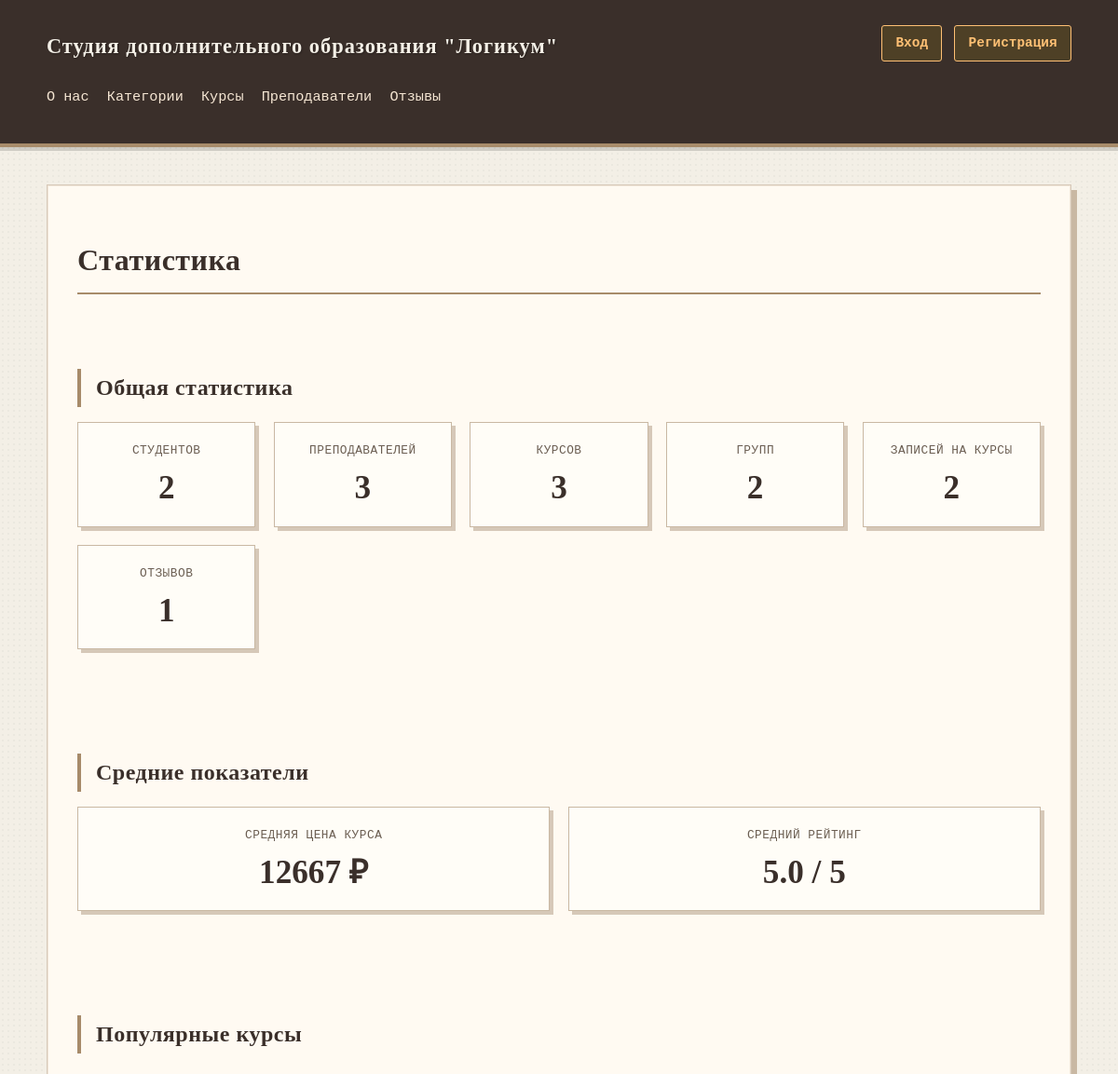
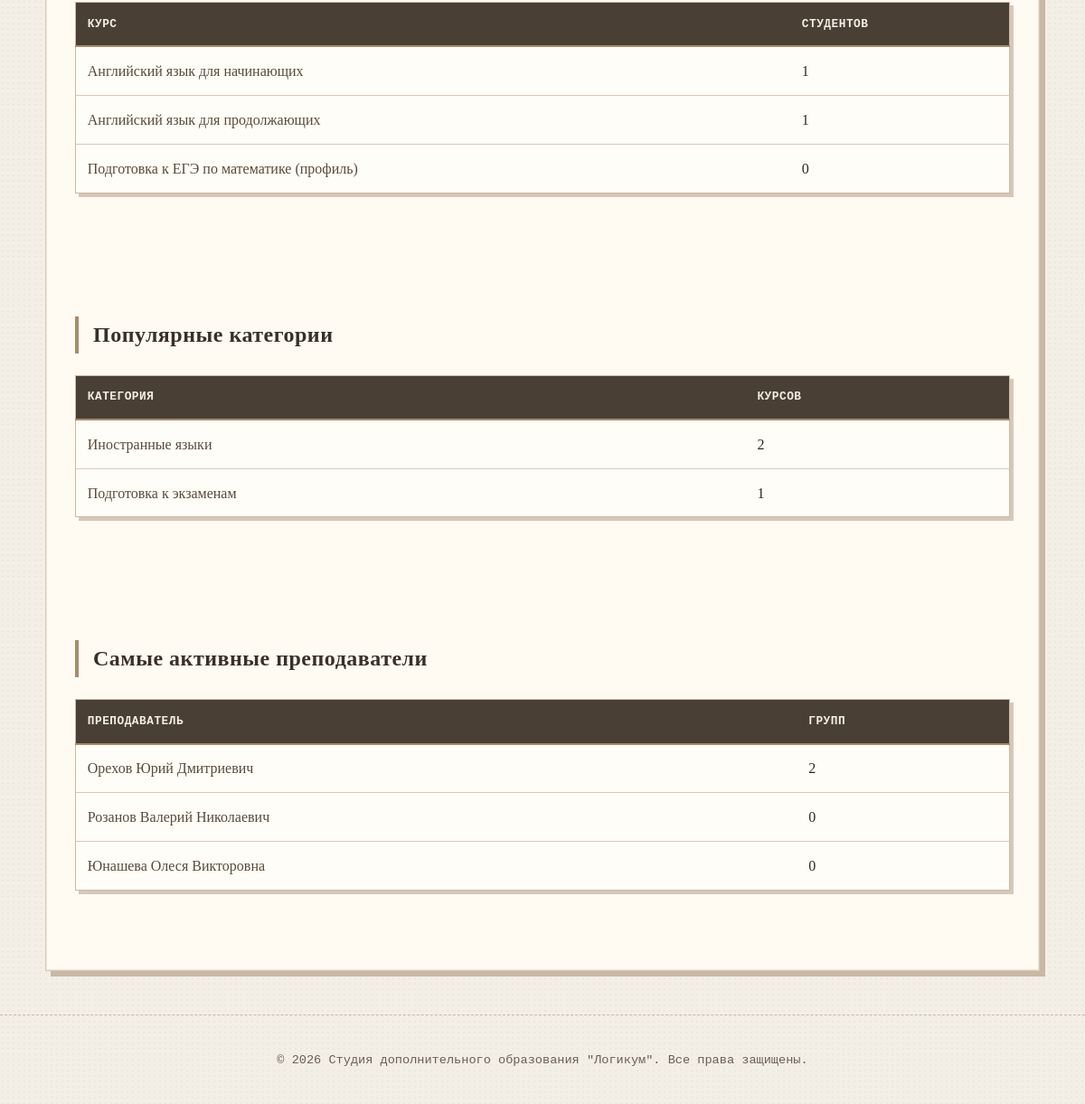
The page /education/statistics/ on the database its author committed (2 pictures, top to bottom).
### education/models.py (models this page shows, shortened)
class Course(models.Model):
    class Status(models.IntegerChoices):
        DRAFT = 0, 'Черновик'
        PUBLISHED = 1, 'Опубликован'
    category = models.ForeignKey(
        Category,
        on_delete=models.SET_NULL,
        null=True,
        related_name='courses',
        verbose_name="Категория"
    )
    title = models.CharField(max_length=100, verbose_name="Название")
    slug = models.SlugField(max_length=100, unique=True, db_index=True, verbose_name="URL")
    description = models.TextField(verbose_name="Краткое описание")
    full_description = models.TextField(blank=True, verbose_name="Полное описание")
    duration_hours = models.IntegerField(verbose_name="Длительность (часы)")
    price = models.DecimalField(max_digits=10, decimal_places=2, verbose_name="Стоимость")
    status = models.IntegerField(
        choices=Status.choices,
        default=Status.DRAFT,
        verbose_name="Статус"
    )
    time_create = models.DateTimeField(auto_now_add=True, verbose_name="Дата создания")
    time_update = models.DateTimeField(auto_now=True, verbose_name="Дата изменения")
    class Meta:
        db_table = 'courses'
        verbose_name = 'Курс'
        verbose_name_plural = 'Курсы'
        ordering = ['-time_create']
    def get_absolute_url(self):
        return reverse('course-detail-slug', kwargs={'course_slug': self.slug})

class Category(models.Model):
    name = models.CharField(max_length=100, verbose_name="Название категории", unique=True)
    slug = models.SlugField(max_length=100, unique=True, db_index=True, verbose_name="URL")
    description = models.TextField(blank=True, verbose_name="Описание категории")
    class Meta:
        db_table = 'categories'
        verbose_name = 'Категория'
        verbose_name_plural = 'Категории'
        ordering = ['name']
    def get_absolute_url(self):
        return reverse('category-detail', kwargs={'cat_slug': self.slug})

class Teacher(models.Model):
    user = models.OneToOneField(
        User,
        on_delete=models.CASCADE,
        null=True,
        blank=True,
        related_name='teacher_profile',
        verbose_name="Пользователь"
    )
    first_name = models.CharField(max_length=50, verbose_name="Имя")
    last_name = models.CharField(max_length=50, verbose_name="Фамилия")
    middle_name = models.CharField(max_length=50, blank=True, verbose_name="Отчество")
    specialization = models.CharField(max_length=100, verbose_name="Специализация")
    phone = models.CharField(max_length=20, verbose_name="Телефон")
    email = models.EmailField(max_length=100, blank=True, verbose_name="Email")
    bio = models.TextField(blank=True, verbose_name="Биография")
    photo = models.ImageField(
        upload_to='teachers/%Y/%m/',
        blank=True,
        null=True,
        verbose_name="Фото",
        validators=[
            FileExtensionValidator(allowed_extensions=['jpg', 'jpeg', 'png', 'gif']),
            validate_image_size
        ],
        help_text="Поддерживаются форматы: JPG, PNG, GIF. Максимальный размер: 5 МБ"
    )
    is_active = models.BooleanField(default=True, verbose_name="Активен")
    class Meta:
        db_table = 'teachers'
        verbose_name = 'Преподаватель'
        verbose_name_plural = 'Преподаватели'
        ordering = ['last_name', 'first_name']
    def get_full_name(self):
        parts = [self.last_name, self.first_name]
        if self.middle_name:
            parts.append(self.middle_name)
        return ' '.join(parts)

### education/views.py (the view)
# urls.py: path('statistics/', views.statistics, name='statistics'),
def statistics(request):
    stats = {
        'total_students': Student.objects.count(),
        'total_teachers': Teacher.objects.filter(is_active=True).count(),
        'total_courses': Course.published.count(),
        'total_groups': Group.objects.filter(is_active=True).count(),
        'total_enrollments': Enrollment.objects.filter(is_active=True).count(),
        'avg_course_price': Course.published.aggregate(avg=Avg('price'))['avg'],
        'total_reviews': Review.objects.filter(is_approved=True).count(),
        'avg_rating': Review.objects.filter(is_approved=True).aggregate(avg=Avg('rating'))['avg'],
    }
    popular_courses = Course.published.annotate(
        student_count=Count('groups__enrollments')
    ).order_by('-student_count')[:5]
    popular_categories = Category.objects.annotate(
        course_count=Count('courses', filter=Q(courses__status=Course.Status.PUBLISHED))
    ).order_by('-course_count')[:5]
    active_teachers = Teacher.objects.filter(is_active=True).annotate(
        group_count=Count('groups', filter=Q(groups__is_active=True))
    ).order_by('-group_count')[:5]
    data = {
        'title': 'Статистика',
        'stats': stats,
        'popular_courses': popular_courses,
        'popular_categories': popular_categories,
        'active_teachers': active_teachers,
    }
    return render(request, 'education/statistics.html', data)

### education/context_processors.py (called while the page is built, shortened)
def user_groups(request):
    if request.user.is_authenticated:
        groups = list(request.user.groups.values_list('name', flat=True))
        return {'user_groups': groups}
    return {'user_groups': []}

def user_permissions(request):
    context = {
        'user_groups': [],
        'is_admin': False,
        'is_teacher': False,
        'is_student': False,
        'is_marketer': False,
    }
    return context

### education/models.py (called while the page is built)
    def get_queryset(self):
        return super().get_queryset().filter(status=Course.Status.PUBLISHED)

### education/templates/education/statistics.html (shortened to what this page needs)
{% extends 'base.html' %}
{% block content %}
    <h1>{{ title }}</h1>
    <div class="statistics-dashboard">
        <div class="stats-section">
            <h2>Общая статистика</h2>
            <div class="stats-grid">
                <div class="stat-card">
                    <span class="stat-label">Студентов</span>
                    <span class="stat-value">{{ stats.total_students }}</span>
                </div>
                <div class="stat-card">
                    <span class="stat-label">Преподавателей</span>
                    <span class="stat-value">{{ stats.total_teachers }}</span>
                </div>
                <div class="stat-card">
                    <span class="stat-label">Курсов</span>
                    <span class="stat-value">{{ stats.total_courses }}</span>
                </div>
                <div class="stat-card">
                    <span class="stat-label">Групп</span>
                    <span class="stat-value">{{ stats.total_groups }}</span>
                </div>
                <div class="stat-card">
                    <span class="stat-label">Записей на курсы</span>
                    <span class="stat-value">{{ stats.total_enrollments }}</span>
                </div>
                <div class="stat-card">
                    <span class="stat-label">Отзывов</span>
                    <span class="stat-value">{{ stats.total_reviews }}</span>
                </div>
            </div>
        </div>
        <div class="stats-section">
            <h2>Средние показатели</h2>
            <div class="stats-grid">
                <div class="stat-card">
                    <span class="stat-label">Средняя цена курса</span>
                    <span class="stat-value">{{ stats.avg_course_price|floatformat:0 }} ₽</span>
                </div>
                <div class="stat-card">
                    <span class="stat-label">Средний рейтинг</span>
                    <span class="stat-value">{{ stats.avg_rating|floatformat:1 }} / 5</span>
                </div>
            </div>
        </div>
        {% if popular_courses %}
        <div class="stats-section">
            <h2>Популярные курсы</h2>
            <table class="stats-table">
                <thead>
                    <tr>
                        <th>Курс</th>
                        <th>Студентов</th>
                    </tr>
                </thead>
                <tbody>
                    {% for course in popular_courses %}
                    <tr>
                        <td><a href="{{ course.get_absolute_url }}">{{ course.title }}</a></td>
                        <td>{{ course.student_count }}</td>
                    </tr>
                    {% endfor %}
                </tbody>
            </table>
        </div>
        {% endif %}
        {% if popular_categories %}
        <div class="stats-section">
            <h2>Популярные категории</h2>
            <table class="stats-table">
                <thead>
                    <tr>
                        <th>Категория</th>
                        <th>Курсов</th>
                    </tr>
                </thead>
                <tbody>
                    {% for category in popular_categories %}
                    <tr>
                        <td><a href="{{ category.get_absolute_url }}">{{ category.name }}</a></td>
                        <td>{{ category.course_count }}</td>
                    </tr>
                    {% endfor %}
                </tbody>
            </table>
        </div>
        {% endif %}
        {% if active_teachers %}
        <div class="stats-section">
            <h2>Самые активные преподаватели</h2>
            <table class="stats-table">
                <thead>
                    <tr>
                        <th>Преподаватель</th>
                        <th>Групп</th>
                    </tr>
                </thead>
                <tbody>
                    {% for teacher in active_teachers %}
                    <tr>
                        <td><a href="{% url 'teacher-detail' teacher.id %}">{{ teacher.get_full_name }}</a></td>
                        <td>{{ teacher.group_count }}</td>
                    </tr>
                    {% endfor %}
                </tbody>
            </table>
        </div>
        {% endif %}
    </div>
{% endblock %}

### education/static/education/css/styles.css (style rules this page uses)
body { font-family: "Georgia", "Times New Roman", serif; line-height: 1.7; margin: 0; padding: 0; background-color: #f3efe6; color: #2f2a24; background-image: radial-gradient(rgba(0,0,0,0.03) 1px, transparent 1px); background-size: 6px 6px; }
h1, h2, h3, h4, h5, h6 { font-family: "Georgia", "Times New Roman", serif; font-weight: 600; color: #3a2f2a; letter-spacing: 0.5px; }
h1 { border-bottom: 2px solid #a78b6a; padding-bottom: 0.5rem; margin-bottom: 1.5rem; }
h2 { font-size: 1.5rem; margin: 1.5rem 0 1rem; border-left: 4px solid #a78b6a; padding-left: 1rem; }
.students-table, .groups-table, .performance-table, .attendance-table, .schedule-table, .stats-table { width: 100%; border-collapse: collapse; margin: 1.5rem 0; background: #fffdf7; border: 1px solid #c9b8a3; box-shadow: 4px 4px 0 #d6c8b8; }
.students-table th, .groups-table th, .performance-table th, .attendance-table th, .schedule-table th, .stats-table th { background: #4a3f35; color: #f3efe6; padding: 0.8rem; text-align: left; font-family: "Courier New", monospace; font-weight: 600; text-transform: uppercase; font-size: 0.8rem; letter-spacing: 0.5px; border-bottom: 2px solid #a78b6a; }
.students-table td, .groups-table td, .performance-table td, .attendance-table td, .schedule-table td, .stats-table td { padding: 0.8rem; border-bottom: 1px solid #d6c8b8; font-family: "Georgia", serif; }
.students-table tr:last-child td, .groups-table tr:last-child td, .performance-table tr:last-child td, .attendance-table tr:last-child td, .schedule-table tr:last-child td, .stats-table tr:last-child td { border-bottom: none; }
.stats-section { margin: 2rem 0; }
.stats-grid { display: grid; grid-template-columns: repeat(auto-fit, minmax(160px, 1fr)); gap: 1.2rem; }
.stat-card { background: #fffdf7; border: 1px solid #c9b8a3; padding: 1.2rem; text-align: center; box-shadow: 4px 4px 0 #d6c8b8; }
.stat-label { display: block; font-family: "Courier New", monospace; font-size: 0.8rem; text-transform: uppercase; letter-spacing: 0.5px; color: #6b5e52; margin-bottom: 0.5rem; }
.stat-value { display: block; font-family: "Georgia", serif; font-size: 2.2rem; font-weight: 700; color: #3a2f2a; line-height: 1.2; }
.statistics-dashboard { display: flex; flex-direction: column; gap: 1.5rem; }
a { color: #5a4a3a; text-decoration: none; transition: all 0.15s ease; }

### rows shown on the page
Course: title "Английский язык для начинающих", student_count "1"
Course: title "Английский язык для продолжающих", student_count "1"
Course: title "Подготовка к ЕГЭ по математике (профиль)", student_count "0"
Category: name "Иностранные языки", course_count "2"
Category: name "Подготовка к экзаменам", course_count "1"
Teacher: get_full_name "Орехов Юрий Дмитриевич", group_count "2"
Teacher: get_full_name "Розанов Валерий Николаевич", group_count "0"
Teacher: get_full_name "Юнашева Олеся Викторовна", group_count "0"

### other values the page prints
{{ title }} "Статистика"
{{ stats.total_students }} "2"
{{ stats.total_teachers }} "3"
{{ stats.total_courses }} "3"
{{ stats.total_groups }} "2"
{{ stats.total_enrollments }} "2"
{{ stats.total_reviews }} "1"
{{ stats.avg_course_price|floatformat:0 }} "12667"
{{ stats.avg_rating|floatformat:1 }} "5.0"
